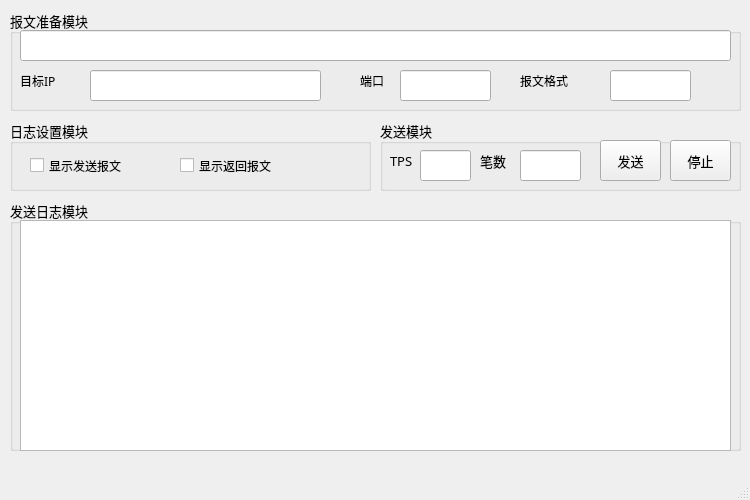
<?xml version="1.0" encoding="UTF-8"?>
<ui version="4.0">
 <class>MainWindow</class>
 <widget class="QMainWindow" name="MainWindow">
  <property name="geometry">
   <rect>
    <x>0</x>
    <y>0</y>
    <width>750</width>
    <height>500</height>
   </rect>
  </property>
  <property name="minimumSize">
   <size>
    <width>750</width>
    <height>500</height>
   </size>
  </property>
  <property name="maximumSize">
   <size>
    <width>750</width>
    <height>500</height>
   </size>
  </property>
  <property name="windowTitle">
   <string>socket测试工具</string>
  </property>
  <widget class="QWidget" name="centralwidget">
   <widget class="QGroupBox" name="textBox">
    <property name="geometry">
     <rect>
      <x>10</x>
      <y>10</y>
      <width>731</width>
      <height>101</height>
     </rect>
    </property>
    <property name="font">
     <font>
      <family>Adobe Devanagari</family>
      <pointsize>10</pointsize>
     </font>
    </property>
    <property name="title">
     <string>报文准备模块</string>
    </property>
    <widget class="QLabel" name="label_3">
     <property name="geometry">
      <rect>
       <x>10</x>
       <y>60</y>
       <width>121</width>
       <height>21</height>
      </rect>
     </property>
     <property name="font">
      <font>
       <family>Adobe Devanagari</family>
       <pointsize>9</pointsize>
      </font>
     </property>
     <property name="text">
      <string>目标IP</string>
     </property>
    </widget>
    <widget class="QLineEdit" name="lineEdit_2">
     <property name="geometry">
      <rect>
       <x>80</x>
       <y>60</y>
       <width>231</width>
       <height>31</height>
      </rect>
     </property>
     <property name="toolTip">
      <string>TPS</string>
     </property>
    </widget>
    <widget class="QLabel" name="label_4">
     <property name="geometry">
      <rect>
       <x>350</x>
       <y>60</y>
       <width>121</width>
       <height>21</height>
      </rect>
     </property>
     <property name="font">
      <font>
       <pointsize>9</pointsize>
      </font>
     </property>
     <property name="text">
      <string>端口</string>
     </property>
    </widget>
    <widget class="QLineEdit" name="lineEdit_3">
     <property name="geometry">
      <rect>
       <x>390</x>
       <y>60</y>
       <width>91</width>
       <height>31</height>
      </rect>
     </property>
    </widget>
    <widget class="QLineEdit" name="lineEdit">
     <property name="geometry">
      <rect>
       <x>10</x>
       <y>20</y>
       <width>711</width>
       <height>31</height>
      </rect>
     </property>
    </widget>
    <widget class="QLabel" name="label_5">
     <property name="geometry">
      <rect>
       <x>510</x>
       <y>60</y>
       <width>121</width>
       <height>21</height>
      </rect>
     </property>
     <property name="font">
      <font>
       <pointsize>9</pointsize>
      </font>
     </property>
     <property name="text">
      <string>报文格式</string>
     </property>
    </widget>
    <widget class="QLineEdit" name="lineEdit_4">
     <property name="geometry">
      <rect>
       <x>600</x>
       <y>60</y>
       <width>81</width>
       <height>31</height>
      </rect>
     </property>
    </widget>
   </widget>
   <widget class="QGroupBox" name="groupBox_2">
    <property name="geometry">
     <rect>
      <x>380</x>
      <y>120</y>
      <width>361</width>
      <height>71</height>
     </rect>
    </property>
    <property name="font">
     <font>
      <family>Adobe Devanagari</family>
      <pointsize>10</pointsize>
     </font>
    </property>
    <property name="title">
     <string>发送模块</string>
    </property>
    <widget class="QLineEdit" name="lineEdit_7">
     <property name="geometry">
      <rect>
       <x>40</x>
       <y>30</y>
       <width>51</width>
       <height>31</height>
      </rect>
     </property>
     <property name="toolTip">
      <string>TPS</string>
     </property>
    </widget>
    <widget class="QLineEdit" name="lineEdit_8">
     <property name="geometry">
      <rect>
       <x>140</x>
       <y>30</y>
       <width>61</width>
       <height>31</height>
      </rect>
     </property>
    </widget>
    <widget class="QPushButton" name="sendButton">
     <property name="geometry">
      <rect>
       <x>220</x>
       <y>20</y>
       <width>61</width>
       <height>41</height>
      </rect>
     </property>
     <property name="font">
      <font>
       <family>Adobe Devanagari</family>
       <pointsize>10</pointsize>
      </font>
     </property>
     <property name="text">
      <string>发送</string>
     </property>
    </widget>
    <widget class="QLabel" name="label">
     <property name="geometry">
      <rect>
       <x>100</x>
       <y>30</y>
       <width>41</width>
       <height>21</height>
      </rect>
     </property>
     <property name="font">
      <font>
       <family>Adobe Devanagari</family>
       <pointsize>10</pointsize>
      </font>
     </property>
     <property name="text">
      <string>笔数</string>
     </property>
    </widget>
    <widget class="QLabel" name="label_2">
     <property name="geometry">
      <rect>
       <x>10</x>
       <y>30</y>
       <width>41</width>
       <height>21</height>
      </rect>
     </property>
     <property name="font">
      <font>
       <family>Adobe Devanagari</family>
       <pointsize>10</pointsize>
      </font>
     </property>
     <property name="text">
      <string>TPS</string>
     </property>
    </widget>
    <widget class="QPushButton" name="sendButton_2">
     <property name="geometry">
      <rect>
       <x>290</x>
       <y>20</y>
       <width>61</width>
       <height>41</height>
      </rect>
     </property>
     <property name="font">
      <font>
       <family>Adobe Devanagari</family>
       <pointsize>10</pointsize>
      </font>
     </property>
     <property name="text">
      <string>停止</string>
     </property>
    </widget>
   </widget>
   <widget class="QGroupBox" name="groupBox_3">
    <property name="geometry">
     <rect>
      <x>10</x>
      <y>120</y>
      <width>361</width>
      <height>71</height>
     </rect>
    </property>
    <property name="font">
     <font>
      <family>Adobe Devanagari</family>
      <pointsize>10</pointsize>
     </font>
    </property>
    <property name="title">
     <string>日志设置模块</string>
    </property>
    <widget class="QCheckBox" name="checkBox_2">
     <property name="geometry">
      <rect>
       <x>20</x>
       <y>30</y>
       <width>151</width>
       <height>31</height>
      </rect>
     </property>
     <property name="font">
      <font>
       <family>Adobe Devanagari</family>
       <pointsize>9</pointsize>
      </font>
     </property>
     <property name="text">
      <string>显示发送报文</string>
     </property>
    </widget>
    <widget class="QCheckBox" name="checkBox_3">
     <property name="geometry">
      <rect>
       <x>170</x>
       <y>30</y>
       <width>171</width>
       <height>31</height>
      </rect>
     </property>
     <property name="font">
      <font>
       <family>Adobe Devanagari</family>
       <pointsize>9</pointsize>
      </font>
     </property>
     <property name="text">
      <string>显示返回报文</string>
     </property>
    </widget>
   </widget>
   <widget class="QGroupBox" name="groupBox_5">
    <property name="geometry">
     <rect>
      <x>10</x>
      <y>200</y>
      <width>731</width>
      <height>251</height>
     </rect>
    </property>
    <property name="font">
     <font>
      <family>Adobe Devanagari</family>
      <pointsize>10</pointsize>
     </font>
    </property>
    <property name="title">
     <string>发送日志模块</string>
    </property>
    <widget class="QPlainTextEdit" name="plainTextEdit_2">
     <property name="geometry">
      <rect>
       <x>10</x>
       <y>20</y>
       <width>711</width>
       <height>231</height>
      </rect>
     </property>
    </widget>
   </widget>
  </widget>
  <widget class="QMenuBar" name="menubar">
   <property name="geometry">
    <rect>
     <x>0</x>
     <y>0</y>
     <width>750</width>
     <height>18</height>
    </rect>
   </property>
  </widget>
  <widget class="QStatusBar" name="statusbar"/>
 </widget>
 <resources/>
 <connections/>
</ui>
